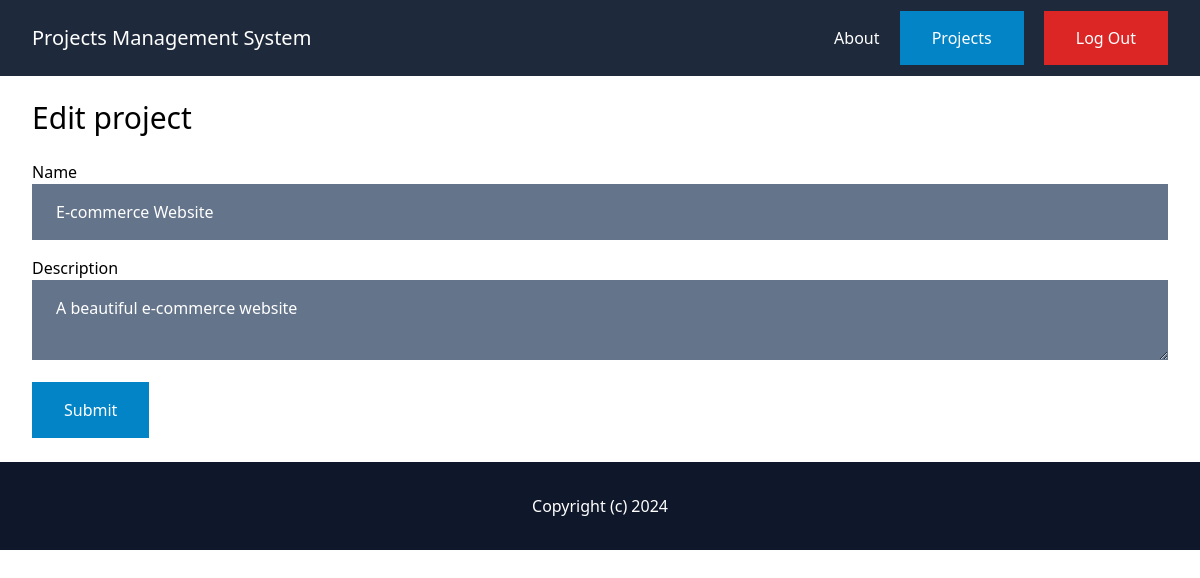
Page /projects/759ec59c-19bb-4743-bcea-214adfac9688/edit/ (signed in) on the earlier database version.
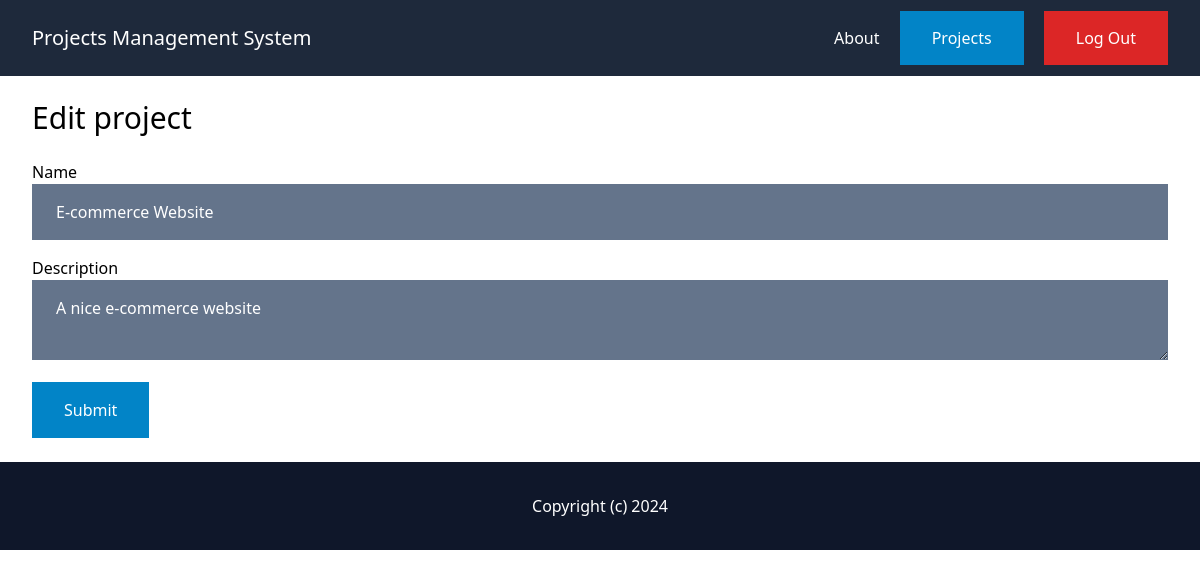
Same page on the later database version.
### projects/models.py (models this page shows, shortened)
class Project(models.Model):
    id = models.UUIDField(primary_key=True, default=uuid.uuid4, editable=False)
    name = models.CharField(max_length=255)
    description = models.TextField(blank=True, null=True)
    created_by =  models.ForeignKey(User, related_name='projects', on_delete=models.CASCADE)

### projects/views.py (the view, shortened to what this page needs)
# urls.py: path('<uuid:pk>/edit/', views.edit, name='edit'),
@login_required
def edit(request, pk):
    project = Project.objects.filter(created_by=request.user).get(pk=pk)
    return render(request, 'projects/edit_project.html', {
        'project': project
    })

### projects/templates/projects/edit_project.html (shortened to what this page needs)
{% extends 'core/base.html' %}
{% block content %}
    <h1 class="mb-6 text-3xl">Edit project</h1>
    <form class="mt-6 space-y-4" method="post" action=".">
        <div>
            <label>Name</label><br>
            <input name="name" value="{{ project.name }}" type="text" class="w-full py-4 px-6 bg-slate-500 text-white">
        </div>
        <div>
            <label>Description</label><br>
            <textarea name="description" class="w-full py-4 px-6 bg-slate-500 text-white">{{ project.description }}</textarea>
        </div>
        <div>
            <button class="py-4 px-8 bg-sky-600 text-white">Submit</button>
        </div>
    </form>
{% endblock %}

Differences in the rows shown:
changed Project "E-commerce Website": description "A beautiful e-commerce website" → "A nice e-commerce website"
